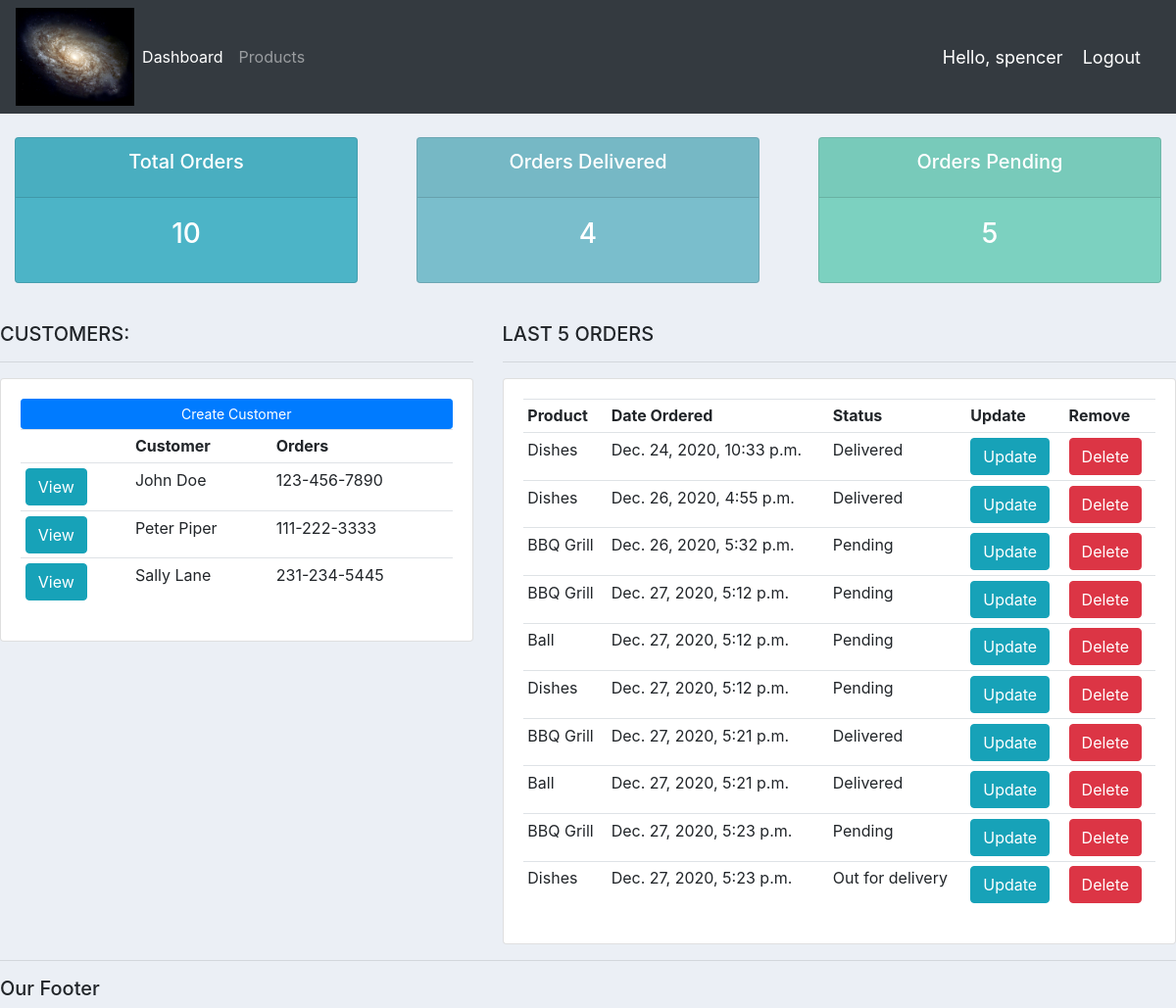
The app's page / (signed in), older data.
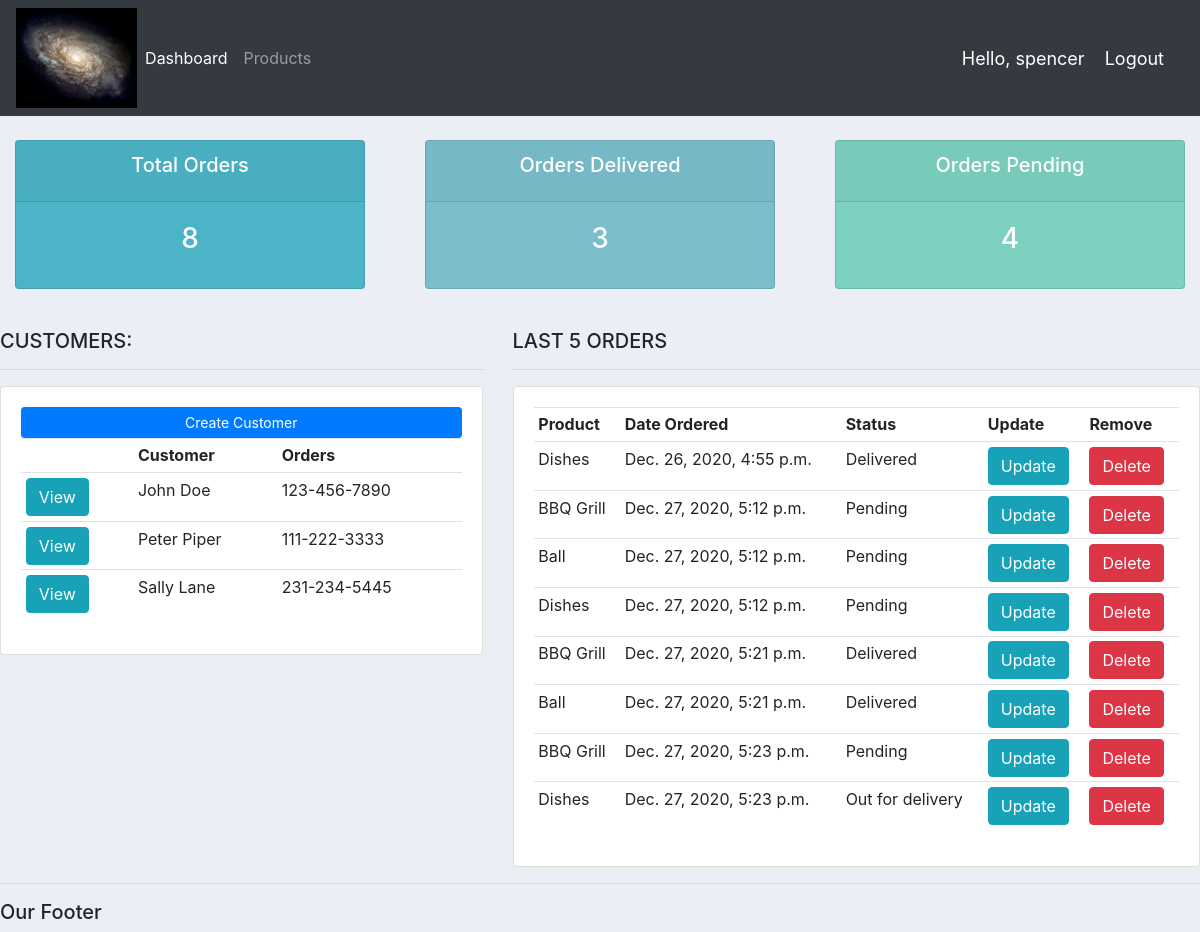
The same page, newer data.
### accounts/models.py (models this page shows, shortened)
class Customer(models.Model):
    name = models.CharField(max_length=200, null=True)
    phone = models.CharField(max_length=200, null=True)
    email = models.CharField(max_length=200, null=True)
    date_created = models.DateTimeField(auto_now_add=True, null=True)

class Order(models.Model):
    STATUS = (
        ('Pending', 'Pending'),
        ('Out for delivery', 'Out for delivery'),
        ('Delivered', 'Delivered'),
    )
    customer = models.ForeignKey(Customer, null=True, on_delete= models.SET_NULL)
    product = models.ForeignKey(Product, null=True, on_delete= models.SET_NULL)
    date_created = models.DateTimeField(auto_now_add=True, null=True)
    status = models.CharField(max_length=200, null=True, choices=STATUS)
    note = models.CharField(max_length=1000, null=True)

class Product(models.Model):
    CATEGORY = (
        ('Indoor', 'Indoor'),
        ('Outdoor', 'Outdoor'),
    )
    name = models.CharField(max_length=200, null=True)
    price = models.FloatField(null=True)
    category = models.CharField(max_length=200, null=True, choices=CATEGORY)
    description = models.CharField(max_length=200, null=True, blank=True)
    date_created = models.DateTimeField(auto_now_add=True, null=True)
    tags = models.ManyToManyField(Tag)
    def __str__(self):
        return self.name

### accounts/views.py (the view)
# urls.py: path('', views.home, name="home"),
@login_required(login_url='login')
def home(request):
    orders = Order.objects.all()
    customers = Customer.objects.all()
    total_customers = customers.count()
    total_orders = orders.count()
    delivered = orders.filter(status='Delivered').count()
    pending = orders.filter(status='Pending').count()
    context = {'orders': orders, 'customers': customers, 'total_orders': total_orders, 'delivered': delivered, 'pending': pending}
    return render(request, 'accounts/dashboard.html', context)

### accounts/templates/accounts/dashboard.html
{% extends 'accounts/main.html' %}
{% block content %}
{% include 'accounts/status.html' %}
<br>
<div class="row">
    <div class="col-md-5">
        <h5>CUSTOMERS:</h5>
        <hr>
        <div class="card card-body">
            <a class="btn btn-primary btn-sm btn-block" href="">Create Customer
            </a>
            <table class="table table-sm">
                <tr>
                    <th></th>
                    <th>Customer</th>
                    <th>Orders</th>
                </tr>
                {% for customer in customers %}
                    <tr>
                        <td><a class="btn btn-small btn-info" href="{% url 'customer' customer.id %}">View</a></td>
                        <td>{{customer.name}}</td>
                        <td>{{customer.phone}}</td>
                    </tr>
                {% endfor %}
            </table>
        </div>
    </div>
    <div class="col-md-7">
        <h5>LAST 5 ORDERS</h5>
        <hr>
        <div class="card card-body">
            <table class="table table-sm">
                <tr>
                    <th>Product</th>
                    <th>Date Ordered</th>
                    <th>Status</th>
                    <th>Update</th>
                    <th>Remove</th>
                </tr>
                {% for order in orders %}
                    <tr>
                        <td>{{order.product}}</td>
                        <td>{{order.date_created}}</td>
                        <td>{{order.status}}</td>
                        <td><a class="btn btn-small btn-info" href="{% url 'update_order' order.id %}">Update</a></td>
                        <td><a class="btn btn-small btn-danger" href="{% url 'delete_order' order.id %}">Delete</a></td>
                    </tr>
                {% endfor %}
            </table>
        </div>
    </div>
</div>
{% endblock %}

Row changes from the older to the newer data that the page shows:
removed Order: product "Dishes", date_created "Dec. 24, 2020, 10:33 p.m.", status "Delivered"
removed Order: product "BBQ Grill", date_created "Dec. 26, 2020, 5:32 p.m.", status "Pending"
Text that changed along with them:
{{ total_orders }}: "10" → "8"
{{ delivered }}: "4" → "3"
{{ pending }}: "5" → "4"
